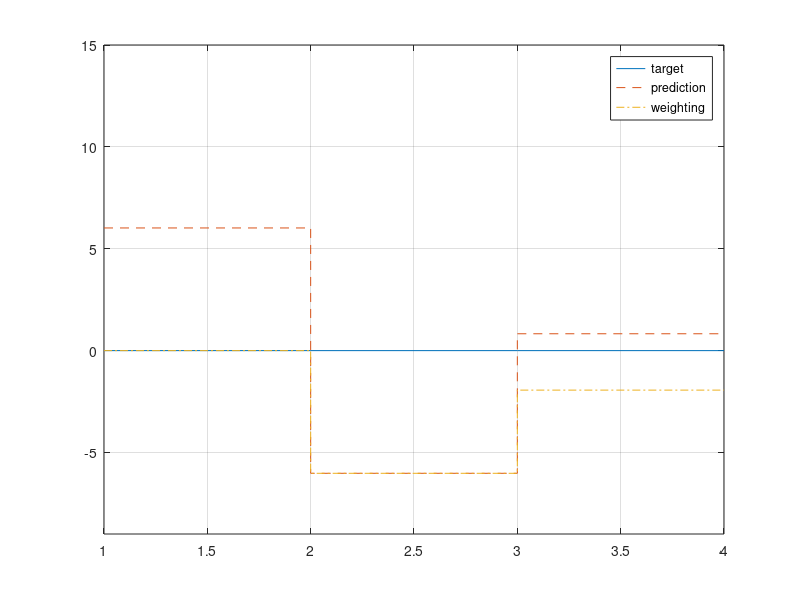

Here is the MATLAB script that generated this plot:
close all
% 
% fs = 48e3;
% nfft = 8192;
% c= 344;
% controlparameters = struct('fs', 2 * fs, 'nfft', 2 * nfft, 'difforder', 1, 'c', c, 'saveFiles', 3, 'noDirect', false);
% 
% [~, tfmagDefault, ~, fvec] = DefaultBTM(controlparameters);
% nBands = 8;
% tfmagDefault = tfmagDefault(1:end / 2,:);
% 
% fvec = fs/nfft*[0:nfft/2-1];
% [~, fc, fidx] = CreateFrequencyNBands(tfmagDefault, fvec, nBands);
% 
% AWeighting = weightingFilter('A-weighting',fs);
% aWeight = freqz(AWeighting, fc, fs);
% aWeight = abs(aWeight)';
% scale = sum(aWeight);
% aWeightNorm = aWeight / scale;
% 
% figure
% semilogx(fc, aWeight)
% hold on
% semilogx(fc, aWeightNorm)
% grid on

alpha = [1 0.5 0.8];

%alpha = alpha / sum(alpha);
Ht = [1 1 1];
Hp = [2 0.5 1.1];

k = length(alpha);

err = abs(20 * log10(Ht ./ Hp));

error = 20 * log10(sum(10 .^ (err / 20) .* alpha) / k)

error = 20 * log10(sum(10 .^ (err / 20) .* alpha))

error = 20 * log10(sum(10 .^ (err / 20)) / k)

error = 20 * log10(sum(10 .^ (err / 20) .* alpha) / sum(alpha))

for i = 1:k
    idx = 2 * i - 1:2 * i;
    x(idx) = i:i + 1;
    HtPlot(idx) = 20 * log10(Ht(i));
    HpPlot(idx) = 20 * log10(Hp(i));
    alphaPlot(idx) = 20 * log10(alpha(i));
end

figure
plot(x, HtPlot)
hold on
plot(x, HpPlot, '--')
plot(x, alphaPlot, '-.')
grid on
ylim([-9 15])
legend('target', 'prediction', 'weighting')
